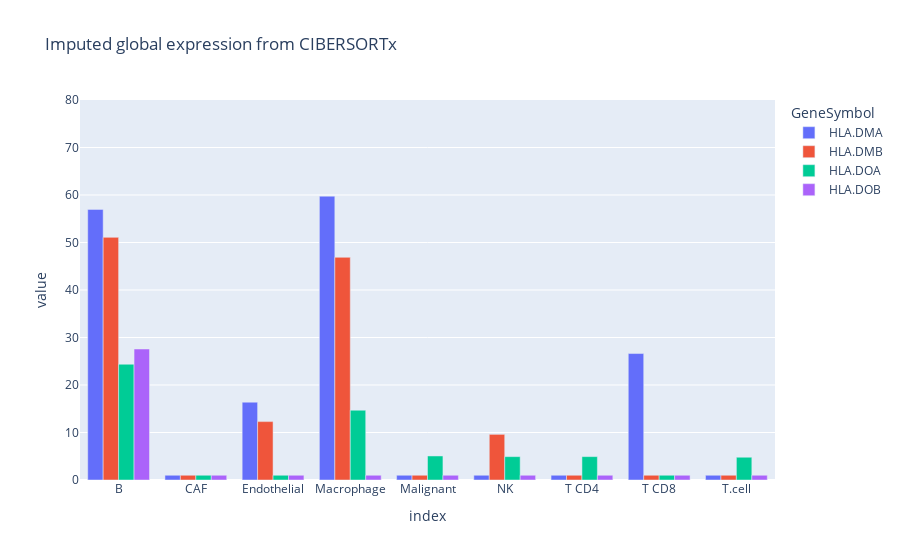

The notebook cell saved with this chart:
### Code cell
fig = px.bar(
    imputed_geps_csx.loc[example_genes_csx[0:4]].T,
    barmode="group",
    title="Imputed global expression from CIBERSORTx",
)
fig.update_yaxes(range=[0, 80])

### Figure 1 — Plotly figure (JSON) as saved in the notebook; plotly's stock layout.template omitted (floating-point values rounded to 4 significant figures)
{"data": [{"alignmentgroup": "True", "hovertemplate": "GeneSymbol=HLA.DMA<br>index=%{x}<br>value=%{y}<extra></extra>", "legendgroup": "HLA.DMA", "marker": {"color": "#636efa", "pattern": {"shape": ""}}, "name": "HLA.DMA", "offsetgroup": "HLA.DMA", "orientation": "v", "showlegend": true, "textposition": "auto", "type": "bar", "x": ["B", "CAF", "Endothelial", "Macrophage", "Malignant", "NK", "T CD4", "T CD8", "T.cell"], "xaxis": "x", "y": [56.97, 1, 16.39, 59.75, 1, 1, 1, 26.62, 1], "yaxis": "y"}, {"alignmentgroup": "True", "hovertemplate": "GeneSymbol=HLA.DMB<br>index=%{x}<br>value=%{y}<extra></extra>", "legendgroup": "HLA.DMB", "marker": {"color": "#EF553B", "pattern": {"shape": ""}}, "name": "HLA.DMB", "offsetgroup": "HLA.DMB", "orientation": "v", "showlegend": true, "textposition": "auto", "type": "bar", "x": ["B", "CAF", "Endothelial", "Macrophage", "Malignant", "NK", "T CD4", "T CD8", "T.cell"], "xaxis": "x", "y": [51.08, 1, 12.29, 46.88, 1, 9.61, 1, 1, 1], "yaxis": "y"}, {"alignmentgroup": "True", "hovertemplate": "GeneSymbol=HLA.DOA<br>index=%{x}<br>value=%{y}<extra></extra>", "legendgroup": "HLA.DOA", "marker": {"color": "#00cc96", "pattern": {"shape": ""}}, "name": "HLA.DOA", "offsetgroup": "HLA.DOA", "orientation": "v", "showlegend": true, "textposition": "auto", "type": "bar", "x": ["B", "CAF", "Endothelial", "Macrophage", "Malignant", "NK", "T CD4", "T CD8", "T.cell"], "xaxis": "x", "y": [24.37, 1, 1, 14.7, 5.062, 4.918, 4.922, 1, 4.791], "yaxis": "y"}, {"alignmentgroup": "True", "hovertemplate": "GeneSymbol=HLA.DOB<br>index=%{x}<br>value=%{y}<extra></extra>", "legendgroup": "HLA.DOB", "marker": {"color": "#ab63fa", "pattern": {"shape": ""}}, "name": "HLA.DOB", "offsetgroup": "HLA.DOB", "orientation": "v", "showlegend": true, "textposition": "auto", "type": "bar", "x": ["B", "CAF", "Endothelial", "Macrophage", "Malignant", "NK", "T CD4", "T CD8", "T.cell"], "xaxis": "x", "y": [27.58, 1, 1, 1, 1, 1, 1, 1, 1], "yaxis": "y"}], "layout": {"autosize": true, "barmode": "group", "legend": {"title": {"text": "GeneSymbol"}, "tracegroupgap": 0}, "title": {"text": "Imputed global expression from CIBERSORTx"}, "xaxis": {"anchor": "y", "autorange": true, "domain": [0, 1], "range": [-0.5, 8.5], "title": {"text": "index"}, "type": "category"}, "yaxis": {"anchor": "x", "domain": [0, 1], "range": [0, 80], "title": {"text": "value"}, "type": "linear"}}}
